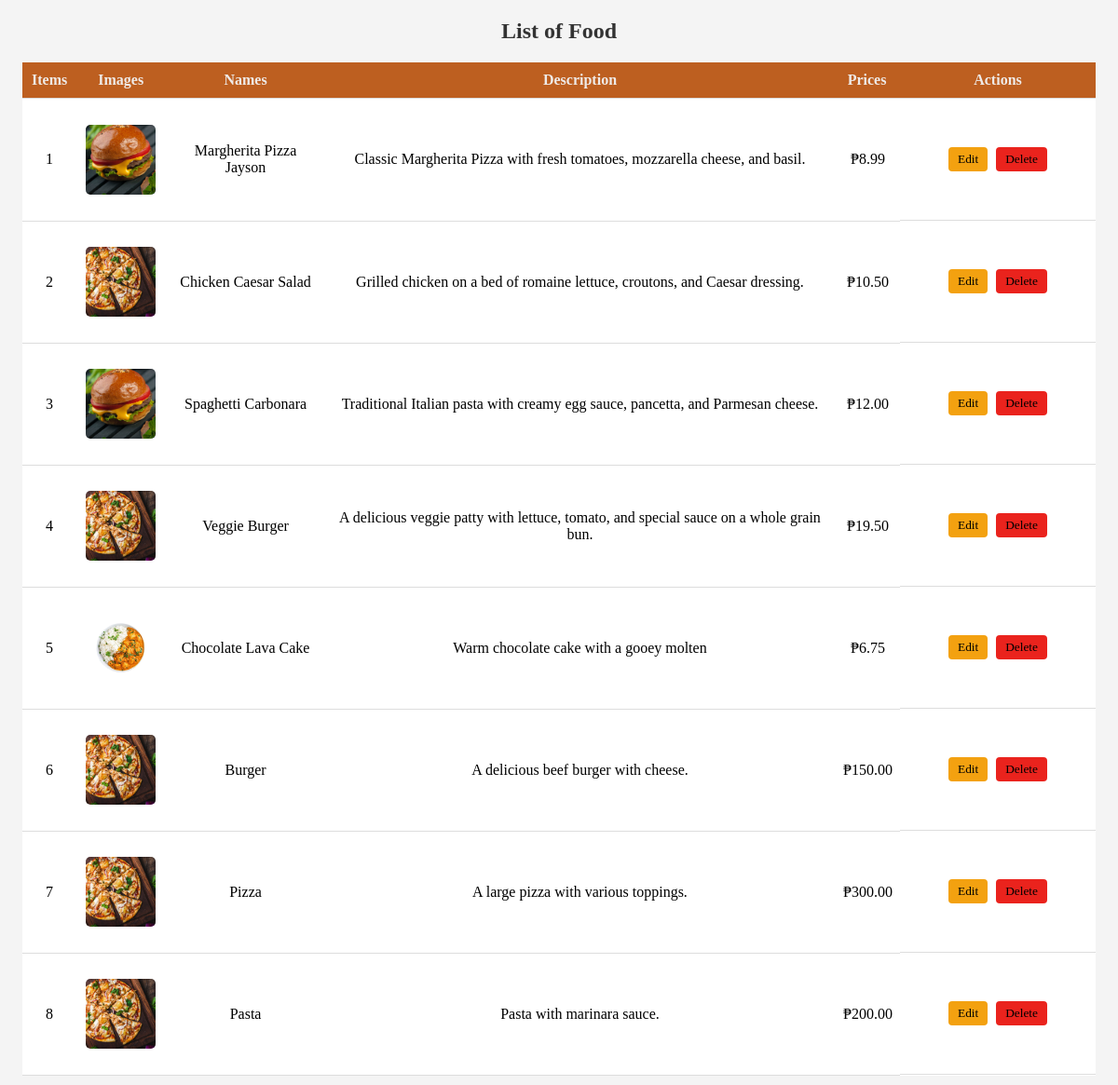
The app's page /admin/adminPhp/getItems.php with its own data.
### tables this page shows
CREATE TABLE `tbl_items` (
  `item_id` int(11) NOT NULL,
  `item_title` varchar(50) DEFAULT NULL,
  `description` text DEFAULT NULL,
  `price` decimal(10,2) DEFAULT NULL,
  `item_image` varchar(255) DEFAULT NULL,
  `item_active` tinyint(1) DEFAULT NULL,
  `category` enum('Food','Drinks','Dessert','Noodles','Seafood','Paneer Tikka','Bread') NOT NULL
);

### admin/adminPhp/getItems.php (the view)
<?php
include('../../php/config.php');
$category = isset($_GET['category']) ? $conn->real_escape_string($_GET['category']) : 'Food';
$sql = "SELECT * FROM tbl_items WHERE category = '$category' AND item_active = 1";
$result = mysqli_query($conn, $sql);
?>
<link rel="stylesheet" href="../css/foods.css">
<h2>List of <?php echo htmlspecialchars($category); ?></h2>
<table>
    <thead>
        <tr>
            <th>Items</th>
            <th>Images</th>
            <th>Names</th>
            <th>Description</th>
            <th>Prices</th>
            <th>Actions</th>
        </tr>
    </thead>
    <tbody id="foodTableBody">
        <?php
        if (mysqli_num_rows($result) > 0) {
            while ($row = mysqli_fetch_assoc($result)) {
                echo "<tr>";
                echo "<td>" . $row['item_id'] . "</td>";
                echo "<td><img src='../" . $row['item_image'] . "' alt='" . $row['item_title'] . "' width='50'></td>";
                echo "<td id='name'>" . htmlspecialchars($row['item_title']) . "</td>";
                echo "<td>" . htmlspecialchars($row['description']) . "</td>";
                echo "<td>₱" . number_format($row['price'], 2) . "</td>";
                echo "<td class='actions'>
                        <button class='button edit'>Edit</button>
                        <button class='button delete' onclick=\"deleteItem('" . $row['item_id'] . "')\">Delete</button>
                      </td>";
                echo "</tr>";
            }
        } else {
            echo "<tr><td colspan='6'>No items found</td></tr>";
        }
        ?>
    </tbody>
</table>

### admin/css/foods.css (style rules this page uses)
* { font-family: 'Averia Serif Libre', serif; padding: 0; margin: 0; text-decoration: none; }
h2 { margin-bottom: 20px; color: #333; margin-top: 20px; text-align: center; }
table { width: 100%; border-collapse: collapse; margin-bottom: 10px; background-color: #ffffff; overflow-x: auto; }
th, td { padding: 10px; text-align: center; border-bottom: 1px solid #ddd; word-wrap: break-word; }
th { background-color: #bd5f20; text-align: center; color: #f1f1f1f3; }
td:nth-child(5) { padding-right: 8px; }
td:nth-child(6) { padding-left: 8px; }
td.actions { padding: 50px; text-align: center; border-bottom: 1px solid #ddd; }
.button { padding: 5px 10px; margin: 2px; border: none; color: #000; cursor: pointer; border-radius: 4px; transition: background-color 0.3s; }
.edit { background-color: #f3a110; }
.delete { background-color: rgba(233, 21, 14, 0.938); }
.actions { display: flex; gap: 5px; justify-content: center; align-items: center; }
table td img { width: 75px; height: 75px; object-fit: cover; border-radius: 5px; }

### records on screen
tbl_items: item_id "1", item_image (picture), item_title "Margherita Pizza Jayson", description "Classic Margherita Pizza with fresh tomatoes, mozzarella cheese, and basil.", price "8.99"
tbl_items: item_id "2", item_image (picture), item_title "Chicken Caesar Salad", description "Grilled chicken on a bed of romaine lettuce, croutons, and Caesar dressing.", price "10.50"
tbl_items: item_id "3", item_title "Spaghetti Carbonara", description "Traditional Italian pasta with creamy egg sauce, pancetta, and Parmesan cheese.", price "12.00"
tbl_items: item_id "4", item_image (picture), item_title "Veggie Burger", description "A delicious veggie patty with lettuce, tomato, and special sauce on a whole grain bun.", price "19.50"
tbl_items: item_id "5", item_image (picture), item_title "Chocolate Lava Cake", description "Warm chocolate cake with a gooey molten", price "6.75"
tbl_items: item_id "6", item_image (picture), item_title "Burger", description "A delicious beef burger with cheese.", price "150.00"
tbl_items: item_id "7", item_image (picture), item_title "Pizza", description "A large pizza with various toppings.", price "300.00"
tbl_items: item_id "8", item_image (picture), item_title "Pasta", description "Pasta with marinara sauce.", price "200.00"

### other values on screen
$category "Food"
